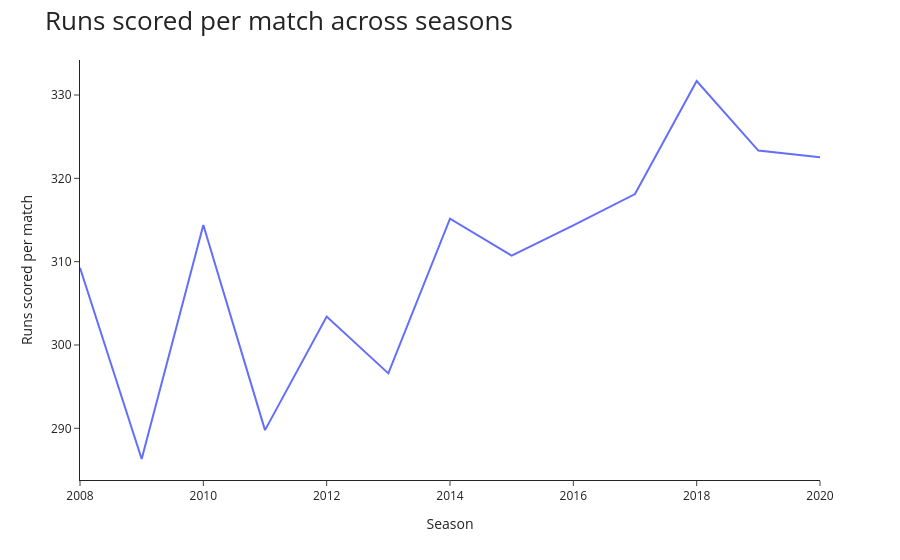

The code cell stored with this chart in its notebook:
### Code cell
fig=px.line(runs_per_season, x=runs_per_season.index, y="Runs scored per match")
fig.update_layout(title="Runs scored per match across seasons",
                  titlefont={'size':26},template='simple_white'
                 )
fig.show()

### Figure 1 — Plotly figure (JSON) as saved in the notebook; plotly's stock layout.template omitted (floating-point values rounded to 4 significant figures)
{"data": [{"hovertemplate": "Season=%{x}<br>Runs scored per match=%{y}<extra></extra>", "legendgroup": "", "line": {"color": "#636efa", "dash": "solid"}, "marker": {"symbol": "circle"}, "mode": "lines", "name": "", "orientation": "v", "showlegend": false, "type": "scatter", "x": [2008, 2009, 2010, 2011, 2012, 2013, 2014, 2015, 2016, 2017, 2018, 2019, 2020], "xaxis": "x", "y": [309.3, 286.3, 314.4, 289.8, 303.4, 296.6, 315.1, 310.7, 314.4, 318.1, 331.7, 323.3, 322.5], "yaxis": "y"}], "layout": {"legend": {"tracegroupgap": 0}, "margin": {"t": 60}, "title": {"font": {"size": 26}, "text": "Runs scored per match across seasons"}, "xaxis": {"anchor": "y", "domain": [0, 1], "title": {"text": "Season"}}, "yaxis": {"anchor": "x", "domain": [0, 1], "title": {"text": "Runs scored per match"}}}}
